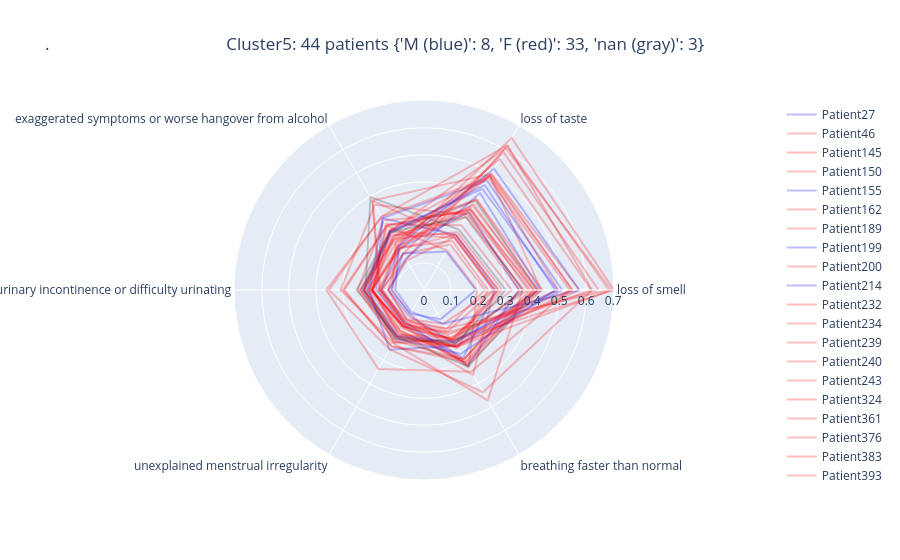

Write notebook code for a chart like this one.
### Code cell
star_chart_per_patient(5)

### Figure 1 — Plotly figure (JSON) as saved in the notebook; plotly's stock layout.template omitted (floating-point values rounded to 4 significant figures)
{"data": [{"line": {"color": "rgb(0,0,255)"}, "mode": "lines", "name": "Patient27", "opacity": 0.25, "r": [0.2655, 0.2353, 0.3064, 0.177, 0.1484, 0.2896, 0.2655, 0.2655], "theta": ["loss of smell", "loss of taste", "exaggerated symptoms or worse hangover from alcohol", "urinary incontinence or difficulty urinating", "unexplained menstrual irregularity", "breathing faster than normal", "loss of smell"], "type": "scatterpolar"}, {"line": {"color": "rgb(255,0,0)"}, "mode": "lines", "name": "Patient46", "opacity": 0.25, "r": [0.2616, 0.2255, 0.3804, 0.1602, 0.1457, 0.1764, 0.2616, 0.2616], "theta": ["loss of smell", "loss of taste", "exaggerated symptoms or worse hangover from alcohol", "urinary incontinence or difficulty urinating", "unexplained menstrual irregularity", "breathing faster than normal", "loss of smell"], "type": "scatterpolar"}, {"line": {"color": "rgb(255,0,0)"}, "mode": "lines", "name": "Patient145", "opacity": 0.25, "r": [0.2364, 0.2093, 0.1802, 0.1912, 0.1628, 0.2491, 0.2364, 0.2364], "theta": ["loss of smell", "loss of taste", "exaggerated symptoms or worse hangover from alcohol", "urinary incontinence or difficulty urinating", "unexplained menstrual irregularity", "breathing faster than normal", "loss of smell"], "type": "scatterpolar"}, {"line": {"color": "rgb(255,0,0)"}, "mode": "lines", "name": "Patient150", "opacity": 0.25, "r": [0.6191, 0.5596, 0.197, 0.1563, 0.1427, 0.2125, 0.6191, 0.6191], "theta": ["loss of smell", "loss of taste", "exaggerated symptoms or worse hangover from alcohol", "urinary incontinence or difficulty urinating", "unexplained menstrual irregularity", "breathing faster than normal", "loss of smell"], "type": "scatterpolar"}, {"line": {"color": "rgb(0,0,255)"}, "mode": "lines", "name": "Patient155", "opacity": 0.25, "r": [0.429, 0.4142, 0.1335, 0.1314, 0.1105, 0.2276, 0.429, 0.429], "theta": ["loss of smell", "loss of taste", "exaggerated symptoms or worse hangover from alcohol", "urinary incontinence or difficulty urinating", "unexplained menstrual irregularity", "breathing faster than normal", "loss of smell"], "type": "scatterpolar"}, {"line": {"color": "rgb(255,0,0)"}, "mode": "lines", "name": "Patient162", "opacity": 0.25, "r": [0.3646, 0.3216, 0.364, 0.3082, 0.227, 0.4714, 0.3646, 0.3646], "theta": ["loss of smell", "loss of taste", "exaggerated symptoms or worse hangover from alcohol", "urinary incontinence or difficulty urinating", "unexplained menstrual irregularity", "breathing faster than normal", "loss of smell"], "type": "scatterpolar"}, {"line": {"color": "rgb(255,0,0)"}, "mode": "lines", "name": "Patient189", "opacity": 0.25, "r": [0.4199, 0.3869, 0.2531, 0.1904, 0.1739, 0.3098, 0.4199, 0.4199], "theta": ["loss of smell", "loss of taste", "exaggerated symptoms or worse hangover from alcohol", "urinary incontinence or difficulty urinating", "unexplained menstrual irregularity", "breathing faster than normal", "loss of smell"], "type": "scatterpolar"}, {"line": {"color": "rgb(0,0,255)"}, "mode": "lines", "name": "Patient199", "opacity": 0.25, "r": [0.3502, 0.3332, 0.1777, 0.1586, 0.137, 0.3239, 0.3502, 0.3502], "theta": ["loss of smell", "loss of taste", "exaggerated symptoms or worse hangover from alcohol", "urinary incontinence or difficulty urinating", "unexplained menstrual irregularity", "breathing faster than normal", "loss of smell"], "type": "scatterpolar"}, {"line": {"color": "rgb(255,0,0)"}, "mode": "lines", "name": "Patient200", "opacity": 0.25, "r": [0.1967, 0.1697, 0.2725, 0.1999, 0.1555, 0.3302, 0.1967, 0.1967], "theta": ["loss of smell", "loss of taste", "exaggerated symptoms or worse hangover from alcohol", "urinary incontinence or difficulty urinating", "unexplained menstrual irregularity", "breathing faster than normal", "loss of smell"], "type": "scatterpolar"}, {"line": {"color": "rgb(0,0,255)"}, "mode": "lines", "name": "Patient214", "opacity": 0.25, "r": [0.5109, 0.4671, 0.3062, 0.2028, 0.2548, 0.2381, 0.5109, 0.5109], "theta": ["loss of smell", "loss of taste", "exaggerated symptoms or worse hangover from alcohol", "urinary incontinence or difficulty urinating", "unexplained menstrual irregularity", "breathing faster than normal", "loss of smell"], "type": "scatterpolar"}, {"line": {"color": "rgb(255,0,0)"}, "mode": "lines", "name": "Patient232", "opacity": 0.25, "r": [0.256, 0.2272, 0.1264, 0.1323, 0.1242, 0.1439, 0.256, 0.256], "theta": ["loss of smell", "loss of taste", "exaggerated symptoms or worse hangover from alcohol", "urinary incontinence or difficulty urinating", "unexplained menstrual irregularity", "breathing faster than normal", "loss of smell"], "type": "scatterpolar"}, {"line": {"color": "rgb(255,0,0)"}, "mode": "lines", "name": "Patient234", "opacity": 0.25, "r": [0.7027, 0.6489, 0.1903, 0.1658, 0.1425, 0.2157, 0.7027, 0.7027], "theta": ["loss of smell", "loss of taste", "exaggerated symptoms or worse hangover from alcohol", "urinary incontinence or difficulty urinating", "unexplained menstrual irregularity", "breathing faster than normal", "loss of smell"], "type": "scatterpolar"}, {"line": {"color": "rgb(255,0,0)"}, "mode": "lines", "name": "Patient239", "opacity": 0.25, "r": [0.4058, 0.345, 0.2735, 0.3003, 0.2398, 0.2948, 0.4058, 0.4058], "theta": ["loss of smell", "loss of taste", "exaggerated symptoms or worse hangover from alcohol", "urinary incontinence or difficulty urinating", "unexplained menstrual irregularity", "breathing faster than normal", "loss of smell"], "type": "scatterpolar"}, {"line": {"color": "rgb(255,0,0)"}, "mode": "lines", "name": "Patient240", "opacity": 0.25, "r": [0.2747, 0.2349, 0.2482, 0.1932, 0.1541, 0.2105, 0.2747, 0.2747], "theta": ["loss of smell", "loss of taste", "exaggerated symptoms or worse hangover from alcohol", "urinary incontinence or difficulty urinating", "unexplained menstrual irregularity", "breathing faster than normal", "loss of smell"], "type": "scatterpolar"}, {"line": {"color": "rgb(255,0,0)"}, "mode": "lines", "name": "Patient243", "opacity": 0.25, "r": [0.2254, 0.1947, 0.1553, 0.1521, 0.1362, 0.1662, 0.2254, 0.2254], "theta": ["loss of smell", "loss of taste", "exaggerated symptoms or worse hangover from alcohol", "urinary incontinence or difficulty urinating", "unexplained menstrual irregularity", "breathing faster than normal", "loss of smell"], "type": "scatterpolar"}, {"line": {"color": "rgb(255,0,0)"}, "mode": "lines", "name": "Patient324", "opacity": 0.25, "r": [0.4098, 0.3673, 0.1881, 0.1984, 0.153, 0.3164, 0.4098, 0.4098], "theta": ["loss of smell", "loss of taste", "exaggerated symptoms or worse hangover from alcohol", "urinary incontinence or difficulty urinating", "unexplained menstrual irregularity", "breathing faster than normal", "loss of smell"], "type": "scatterpolar"}, {"line": {"color": "rgb(255,0,0)"}, "mode": "lines", "name": "Patient361", "opacity": 0.25, "r": [0.3529, 0.31, 0.2053, 0.2058, 0.1746, 0.2985, 0.3529, 0.3529], "theta": ["loss of smell", "loss of taste", "exaggerated symptoms or worse hangover from alcohol", "urinary incontinence or difficulty urinating", "unexplained menstrual irregularity", "breathing faster than normal", "loss of smell"], "type": "scatterpolar"}, {"line": {"color": "rgb(255,0,0)"}, "mode": "lines", "name": "Patient376", "opacity": 0.25, "r": [0.574, 0.4973, 0.2558, 0.2222, 0.2096, 0.2376, 0.574, 0.574], "theta": ["loss of smell", "loss of taste", "exaggerated symptoms or worse hangover from alcohol", "urinary incontinence or difficulty urinating", "unexplained menstrual irregularity", "breathing faster than normal", "loss of smell"], "type": "scatterpolar"}, {"line": {"color": "rgb(255,0,0)"}, "mode": "lines", "name": "Patient383", "opacity": 0.25, "r": [0.433, 0.4876, 0.2076, 0.1174, 0.1026, 0.322, 0.433, 0.433], "theta": ["loss of smell", "loss of taste", "exaggerated symptoms or worse hangover from alcohol", "urinary incontinence or difficulty urinating", "unexplained menstrual irregularity", "breathing faster than normal", "loss of smell"], "type": "scatterpolar"}, {"line": {"color": "rgb(255,0,0)"}, "mode": "lines", "name": "Patient393", "opacity": 0.25, "r": [0.6215, 0.6174, 0.3141, 0.3511, 0.2536, 0.4367, 0.6215, 0.6215], "theta": ["loss of smell", "loss of taste", "exaggerated symptoms or worse hangover from alcohol", "urinary incontinence or difficulty urinating", "unexplained menstrual irregularity", "breathing faster than normal", "loss of smell"], "type": "scatterpolar"}, {"line": {"color": "rgb(255,0,0)"}, "mode": "lines", "name": "Patient446", "opacity": 0.25, "r": [0.3627, 0.3269, 0.2301, 0.1884, 0.1872, 0.2311, 0.3627, 0.3627], "theta": ["loss of smell", "loss of taste", "exaggerated symptoms or worse hangover from alcohol", "urinary incontinence or difficulty urinating", "unexplained menstrual irregularity", "breathing faster than normal", "loss of smell"], "type": "scatterpolar"}, {"line": {"color": "rgb(255,0,0)"}, "mode": "lines", "name": "Patient470", "opacity": 0.25, "r": [0.2591, 0.2229, 0.2371, 0.2257, 0.1805, 0.3628, 0.2591, 0.2591], "theta": ["loss of smell", "loss of taste", "exaggerated symptoms or worse hangover from alcohol", "urinary incontinence or difficulty urinating", "unexplained menstrual irregularity", "breathing faster than normal", "loss of smell"], "type": "scatterpolar"}, {"line": {"color": "rgb(50,50,50)"}, "mode": "lines", "name": "Patient480", "opacity": 0.25, "r": [0.4183, 0.3804, 0.2496, 0.2491, 0.2004, 0.3265, 0.4183, 0.4183], "theta": ["loss of smell", "loss of taste", "exaggerated symptoms or worse hangover from alcohol", "urinary incontinence or difficulty urinating", "unexplained menstrual irregularity", "breathing faster than normal", "loss of smell"], "type": "scatterpolar"}, {"line": {"color": "rgb(255,0,0)"}, "mode": "lines", "name": "Patient489", "opacity": 0.25, "r": [0.3927, 0.3323, 0.2973, 0.2456, 0.2175, 0.2951, 0.3927, 0.3927], "theta": ["loss of smell", "loss of taste", "exaggerated symptoms or worse hangover from alcohol", "urinary incontinence or difficulty urinating", "unexplained menstrual irregularity", "breathing faster than normal", "loss of smell"], "type": "scatterpolar"}, {"line": {"color": "rgb(255,0,0)"}, "mode": "lines", "name": "Patient499", "opacity": 0.25, "r": [0.3849, 0.346, 0.1845, 0.1918, 0.1559, 0.2103, 0.3849, 0.3849], "theta": ["loss of smell", "loss of taste", "exaggerated symptoms or worse hangover from alcohol", "urinary incontinence or difficulty urinating", "unexplained menstrual irregularity", "breathing faster than normal", "loss of smell"], "type": "scatterpolar"}, {"line": {"color": "rgb(255,0,0)"}, "mode": "lines", "name": "Patient519", "opacity": 0.25, "r": [0.421, 0.36, 0.2162, 0.237, 0.1979, 0.2385, 0.421, 0.421], "theta": ["loss of smell", "loss of taste", "exaggerated symptoms or worse hangover from alcohol", "urinary incontinence or difficulty urinating", "unexplained menstrual irregularity", "breathing faster than normal", "loss of smell"], "type": "scatterpolar"}, {"line": {"color": "rgb(0,0,255)"}, "mode": "lines", "name": "Patient525", "opacity": 0.25, "r": [0.485, 0.4481, 0.2436, 0.2314, 0.2062, 0.2729, 0.485, 0.485], "theta": ["loss of smell", "loss of taste", "exaggerated symptoms or worse hangover from alcohol", "urinary incontinence or difficulty urinating", "unexplained menstrual irregularity", "breathing faster than normal", "loss of smell"], "type": "scatterpolar"}, {"line": {"color": "rgb(0,0,255)"}, "mode": "lines", "name": "Patient531", "opacity": 0.25, "r": [0.4933, 0.4318, 0.2513, 0.212, 0.1951, 0.2199, 0.4933, 0.4933], "theta": ["loss of smell", "loss of taste", "exaggerated symptoms or worse hangover from alcohol", "urinary incontinence or difficulty urinating", "unexplained menstrual irregularity", "breathing faster than normal", "loss of smell"], "type": "scatterpolar"}, {"line": {"color": "rgb(0,0,255)"}, "mode": "lines", "name": "Patient536", "opacity": 0.25, "r": [0.5747, 0.5181, 0.1882, 0.1057, 0.09396, 0.1437, 0.5747, 0.5747], "theta": ["loss of smell", "loss of taste", "exaggerated symptoms or worse hangover from alcohol", "urinary incontinence or difficulty urinating", "unexplained menstrual irregularity", "breathing faster than normal", "loss of smell"], "type": "scatterpolar"}, {"line": {"color": "rgb(255,0,0)"}, "mode": "lines", "name": "Patient554", "opacity": 0.25, "r": [0.3249, 0.2761, 0.2817, 0.189, 0.1899, 0.2043, 0.3249, 0.3249], "theta": ["loss of smell", "loss of taste", "exaggerated symptoms or worse hangover from alcohol", "urinary incontinence or difficulty urinating", "unexplained menstrual irregularity", "breathing faster than normal", "loss of smell"], "type": "scatterpolar"}, {"line": {"color": "rgb(255,0,0)"}, "mode": "lines", "name": "Patient555", "opacity": 0.25, "r": [0.6457, 0.5889, 0.154, 0.1701, 0.1547, 0.18, 0.6457, 0.6457], "theta": ["loss of smell", "loss of taste", "exaggerated symptoms or worse hangover from alcohol", "urinary incontinence or difficulty urinating", "unexplained menstrual irregularity", "breathing faster than normal", "loss of smell"], "type": "scatterpolar"}, {"line": {"color": "rgb(255,0,0)"}, "mode": "lines", "name": "Patient566", "opacity": 0.25, "r": [0.6835, 0.614, 0.1309, 0.1602, 0.1294, 0.1645, 0.6835, 0.6835], "theta": ["loss of smell", "loss of taste", "exaggerated symptoms or worse hangover from alcohol", "urinary incontinence or difficulty urinating", "unexplained menstrual irregularity", "breathing faster than normal", "loss of smell"], "type": "scatterpolar"}, {"line": {"color": "rgb(255,0,0)"}, "mode": "lines", "name": "Patient579", "opacity": 0.25, "r": [0.5498, 0.4888, 0.2266, 0.2217, 0.2023, 0.2428, 0.5498, 0.5498], "theta": ["loss of smell", "loss of taste", "exaggerated symptoms or worse hangover from alcohol", "urinary incontinence or difficulty urinating", "unexplained menstrual irregularity", "breathing faster than normal", "loss of smell"], "type": "scatterpolar"}, {"line": {"color": "rgb(255,0,0)"}, "mode": "lines", "name": "Patient584", "opacity": 0.25, "r": [0.6935, 0.6053, 0.2501, 0.2353, 0.222, 0.2427, 0.6935, 0.6935], "theta": ["loss of smell", "loss of taste", "exaggerated symptoms or worse hangover from alcohol", "urinary incontinence or difficulty urinating", "unexplained menstrual irregularity", "breathing faster than normal", "loss of smell"], "type": "scatterpolar"}, {"line": {"color": "rgb(255,0,0)"}, "mode": "lines", "name": "Patient601", "opacity": 0.25, "r": [0.2897, 0.2472, 0.2179, 0.2077, 0.2238, 0.2131, 0.2897, 0.2897], "theta": ["loss of smell", "loss of taste", "exaggerated symptoms or worse hangover from alcohol", "urinary incontinence or difficulty urinating", "unexplained menstrual irregularity", "breathing faster than normal", "loss of smell"], "type": "scatterpolar"}, {"line": {"color": "rgb(50,50,50)"}, "mode": "lines", "name": "Patient619", "opacity": 0.25, "r": [0.3026, 0.2579, 0.3964, 0.2165, 0.2, 0.2303, 0.3026, 0.3026], "theta": ["loss of smell", "loss of taste", "exaggerated symptoms or worse hangover from alcohol", "urinary incontinence or difficulty urinating", "unexplained menstrual irregularity", "breathing faster than normal", "loss of smell"], "type": "scatterpolar"}, {"line": {"color": "rgb(0,0,255)"}, "mode": "lines", "name": "Patient625", "opacity": 0.25, "r": [0.1918, 0.1642, 0.1564, 0.1214, 0.1022, 0.1244, 0.1918, 0.1918], "theta": ["loss of smell", "loss of taste", "exaggerated symptoms or worse hangover from alcohol", "urinary incontinence or difficulty urinating", "unexplained menstrual irregularity", "breathing faster than normal", "loss of smell"], "type": "scatterpolar"}, {"line": {"color": "rgb(255,0,0)"}, "mode": "lines", "name": "Patient677", "opacity": 0.25, "r": [0.4957, 0.4881, 0.1754, 0.1331, 0.1266, 0.2012, 0.4957, 0.4957], "theta": ["loss of smell", "loss of taste", "exaggerated symptoms or worse hangover from alcohol", "urinary incontinence or difficulty urinating", "unexplained menstrual irregularity", "breathing faster than normal", "loss of smell"], "type": "scatterpolar"}, {"line": {"color": "rgb(255,0,0)"}, "mode": "lines", "name": "Patient694", "opacity": 0.25, "r": [0.5391, 0.4781, 0.3127, 0.3611, 0.3374, 0.3486, 0.5391, 0.5391], "theta": ["loss of smell", "loss of taste", "exaggerated symptoms or worse hangover from alcohol", "urinary incontinence or difficulty urinating", "unexplained menstrual irregularity", "breathing faster than normal", "loss of smell"], "type": "scatterpolar"}, {"line": {"color": "rgb(50,50,50)"}, "mode": "lines", "name": "Patient705", "opacity": 0.25, "r": [0.37, 0.3124, 0.2481, 0.2242, 0.2115, 0.2225, 0.37, 0.37], "theta": ["loss of smell", "loss of taste", "exaggerated symptoms or worse hangover from alcohol", "urinary incontinence or difficulty urinating", "unexplained menstrual irregularity", "breathing faster than normal", "loss of smell"], "type": "scatterpolar"}, {"line": {"color": "rgb(255,0,0)"}, "mode": "lines", "name": "Patient747", "opacity": 0.25, "r": [0.4036, 0.3411, 0.2762, 0.2943, 0.2411, 0.3058, 0.4036, 0.4036], "theta": ["loss of smell", "loss of taste", "exaggerated symptoms or worse hangover from alcohol", "urinary incontinence or difficulty urinating", "unexplained menstrual irregularity", "breathing faster than normal", "loss of smell"], "type": "scatterpolar"}, {"line": {"color": "rgb(255,0,0)"}, "mode": "lines", "name": "Patient764", "opacity": 0.25, "r": [0.4381, 0.3879, 0.2223, 0.2216, 0.1967, 0.2412, 0.4381, 0.4381], "theta": ["loss of smell", "loss of taste", "exaggerated symptoms or worse hangover from alcohol", "urinary incontinence or difficulty urinating", "unexplained menstrual irregularity", "breathing faster than normal", "loss of smell"], "type": "scatterpolar"}, {"line": {"color": "rgb(255,0,0)"}, "mode": "lines", "name": "Patient771", "opacity": 0.25, "r": [0.5476, 0.4954, 0.3822, 0.166, 0.1446, 0.1878, 0.5476, 0.5476], "theta": ["loss of smell", "loss of taste", "exaggerated symptoms or worse hangover from alcohol", "urinary incontinence or difficulty urinating", "unexplained menstrual irregularity", "breathing faster than normal", "loss of smell"], "type": "scatterpolar"}, {"line": {"color": "rgb(255,0,0)"}, "mode": "lines", "name": "Patient774", "opacity": 0.25, "r": [0.2761, 0.2365, 0.1767, 0.1943, 0.1552, 0.2222, 0.2761, 0.2761], "theta": ["loss of smell", "loss of taste", "exaggerated symptoms or worse hangover from alcohol", "urinary incontinence or difficulty urinating", "unexplained menstrual irregularity", "breathing faster than normal", "loss of smell"], "type": "scatterpolar"}], "layout": {"title": {"text": ".\t\t\t\t\t\t\t\t\t\t\t\t\t\t\t\t\t\t\t\t\t\t\t\t\t\t\t\t\t\t\t\t\t\t\t\t\t\t\t\tCluster5: 44 patients {'M (blue)': 8, 'F (red)': 33, 'nan (gray)': 3}"}}}
